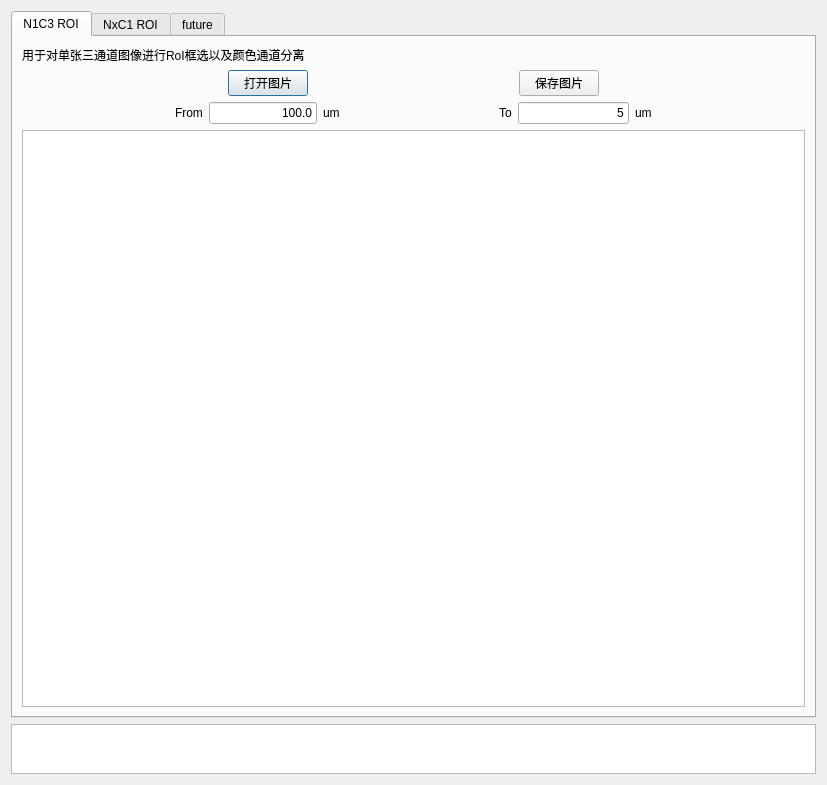
<?xml version="1.0" encoding="UTF-8"?>
<ui version="4.0">
 <class>Dialog</class>
 <widget class="QDialog" name="Dialog">
  <property name="geometry">
   <rect>
    <x>0</x>
    <y>0</y>
    <width>827</width>
    <height>785</height>
   </rect>
  </property>
  <property name="sizePolicy">
   <sizepolicy hsizetype="Fixed" vsizetype="Fixed">
    <horstretch>0</horstretch>
    <verstretch>0</verstretch>
   </sizepolicy>
  </property>
  <property name="windowTitle">
   <string>Wen Wenyu and Her Fathers 2.0</string>
  </property>
  <layout class="QVBoxLayout" name="verticalLayout">
   <item>
    <widget class="MyTabWidget" name="tabWidget">
     <property name="sizePolicy">
      <sizepolicy hsizetype="Expanding" vsizetype="Minimum">
       <horstretch>0</horstretch>
       <verstretch>0</verstretch>
      </sizepolicy>
     </property>
     <property name="currentIndex">
      <number>0</number>
     </property>
     <widget class="N1C3_RoI" name="tab_N1C3_RoI">
      <attribute name="title">
       <string>N1C3 ROI</string>
      </attribute>
      <layout class="QVBoxLayout" name="verticalLayout_3">
       <item>
        <widget class="QLabel" name="label">
         <property name="text">
          <string>用于对单张三通道图像进行RoI框选以及颜色通道分离</string>
         </property>
        </widget>
       </item>
       <item>
        <layout class="QHBoxLayout" name="horizontalLayout">
         <item>
          <spacer name="horizontalSpacer">
           <property name="orientation">
            <enum>Qt::Horizontal</enum>
           </property>
           <property name="sizeHint" stdset="0">
            <size>
             <width>40</width>
             <height>20</height>
            </size>
           </property>
          </spacer>
         </item>
         <item>
          <widget class="QPushButton" name="pushButton_8">
           <property name="text">
            <string>打开图片</string>
           </property>
          </widget>
         </item>
         <item>
          <spacer name="horizontalSpacer_2">
           <property name="orientation">
            <enum>Qt::Horizontal</enum>
           </property>
           <property name="sizeHint" stdset="0">
            <size>
             <width>40</width>
             <height>20</height>
            </size>
           </property>
          </spacer>
         </item>
         <item>
          <widget class="QPushButton" name="pushButton">
           <property name="text">
            <string>保存图片</string>
           </property>
          </widget>
         </item>
         <item>
          <spacer name="horizontalSpacer_5">
           <property name="orientation">
            <enum>Qt::Horizontal</enum>
           </property>
           <property name="sizeHint" stdset="0">
            <size>
             <width>40</width>
             <height>20</height>
            </size>
           </property>
          </spacer>
         </item>
        </layout>
       </item>
       <item>
        <layout class="QHBoxLayout" name="horizontalLayout_3">
         <item>
          <spacer name="horizontalSpacer_9">
           <property name="orientation">
            <enum>Qt::Horizontal</enum>
           </property>
           <property name="sizeHint" stdset="0">
            <size>
             <width>40</width>
             <height>20</height>
            </size>
           </property>
          </spacer>
         </item>
         <item>
          <layout class="QHBoxLayout" name="horizontalLayout_4">
           <item>
            <widget class="QLabel" name="label_3">
             <property name="text">
              <string>From</string>
             </property>
            </widget>
           </item>
           <item>
            <widget class="QLineEdit" name="lineEdit">
             <property name="text">
              <string>100.0</string>
             </property>
             <property name="alignment">
              <set>Qt::AlignRight|Qt::AlignTrailing|Qt::AlignVCenter</set>
             </property>
            </widget>
           </item>
           <item>
            <widget class="QLabel" name="label_5">
             <property name="text">
              <string>um</string>
             </property>
            </widget>
           </item>
          </layout>
         </item>
         <item>
          <spacer name="horizontalSpacer_7">
           <property name="orientation">
            <enum>Qt::Horizontal</enum>
           </property>
           <property name="sizeHint" stdset="0">
            <size>
             <width>40</width>
             <height>20</height>
            </size>
           </property>
          </spacer>
         </item>
         <item>
          <layout class="QHBoxLayout" name="horizontalLayout_5">
           <item>
            <widget class="QLabel" name="label_4">
             <property name="text">
              <string>To</string>
             </property>
            </widget>
           </item>
           <item>
            <widget class="QLineEdit" name="lineEdit_2">
             <property name="text">
              <string>5</string>
             </property>
             <property name="alignment">
              <set>Qt::AlignRight|Qt::AlignTrailing|Qt::AlignVCenter</set>
             </property>
            </widget>
           </item>
           <item>
            <widget class="QLabel" name="label_6">
             <property name="text">
              <string>um</string>
             </property>
            </widget>
           </item>
          </layout>
         </item>
         <item>
          <spacer name="horizontalSpacer_8">
           <property name="orientation">
            <enum>Qt::Horizontal</enum>
           </property>
           <property name="sizeHint" stdset="0">
            <size>
             <width>40</width>
             <height>20</height>
            </size>
           </property>
          </spacer>
         </item>
        </layout>
       </item>
       <item>
        <widget class="MyGraphicsView" name="graphicsView">
         <property name="verticalScrollBarPolicy">
          <enum>Qt::ScrollBarAlwaysOff</enum>
         </property>
         <property name="horizontalScrollBarPolicy">
          <enum>Qt::ScrollBarAlwaysOff</enum>
         </property>
        </widget>
       </item>
      </layout>
     </widget>
     <widget class="NxC1_RoI" name="tab_NxC1_RoI">
      <attribute name="title">
       <string>NxC1 ROI</string>
      </attribute>
      <layout class="QVBoxLayout" name="verticalLayout_2">
       <item>
        <widget class="QLabel" name="label_2">
         <property name="text">
          <string>用于对单通道图像序列进行RoI框选</string>
         </property>
        </widget>
       </item>
       <item>
        <layout class="QHBoxLayout" name="horizontalLayout_2">
         <item>
          <spacer name="horizontalSpacer_4">
           <property name="orientation">
            <enum>Qt::Horizontal</enum>
           </property>
           <property name="sizeHint" stdset="0">
            <size>
             <width>40</width>
             <height>20</height>
            </size>
           </property>
          </spacer>
         </item>
         <item>
          <widget class="QPushButton" name="pushButton_9">
           <property name="text">
            <string>打开图片</string>
           </property>
          </widget>
         </item>
         <item>
          <spacer name="horizontalSpacer_6">
           <property name="orientation">
            <enum>Qt::Horizontal</enum>
           </property>
           <property name="sizeHint" stdset="0">
            <size>
             <width>40</width>
             <height>20</height>
            </size>
           </property>
          </spacer>
         </item>
         <item>
          <widget class="QPushButton" name="pushButton_2">
           <property name="text">
            <string>保存图片</string>
           </property>
          </widget>
         </item>
         <item>
          <spacer name="horizontalSpacer_3">
           <property name="orientation">
            <enum>Qt::Horizontal</enum>
           </property>
           <property name="sizeHint" stdset="0">
            <size>
             <width>40</width>
             <height>20</height>
            </size>
           </property>
          </spacer>
         </item>
        </layout>
       </item>
       <item>
        <widget class="QSlider" name="horizontalSlider">
         <property name="orientation">
          <enum>Qt::Horizontal</enum>
         </property>
         <property name="tickPosition">
          <enum>QSlider::TicksAbove</enum>
         </property>
        </widget>
       </item>
       <item>
        <widget class="MyGraphicsView" name="graphicsView_2"/>
       </item>
      </layout>
     </widget>
     <widget class="MyWidget" name="tab">
      <attribute name="title">
       <string>future</string>
      </attribute>
     </widget>
    </widget>
   </item>
   <item>
    <widget class="QTextEdit" name="textEdit">
     <property name="sizePolicy">
      <sizepolicy hsizetype="Expanding" vsizetype="Fixed">
       <horstretch>0</horstretch>
       <verstretch>0</verstretch>
      </sizepolicy>
     </property>
     <property name="maximumSize">
      <size>
       <width>16777215</width>
       <height>50</height>
      </size>
     </property>
     <property name="readOnly">
      <bool>true</bool>
     </property>
    </widget>
   </item>
  </layout>
 </widget>
 <customwidgets>
  <customwidget>
   <class>MyWidget</class>
   <extends>QWidget</extends>
   <header>lib/mywidget.h</header>
   <container>1</container>
  </customwidget>
  <customwidget>
   <class>MyTabWidget</class>
   <extends>QTabWidget</extends>
   <header>lib/mytabwidget.h</header>
   <container>1</container>
   <slots>
    <slot>on_mouse()</slot>
   </slots>
  </customwidget>
  <customwidget>
   <class>MyGraphicsView</class>
   <extends>QGraphicsView</extends>
   <header>lib/mygraphicsview.h</header>
  </customwidget>
  <customwidget>
   <class>N1C3_RoI</class>
   <extends>QWidget</extends>
   <header>n1c3_roi.h</header>
   <container>1</container>
  </customwidget>
  <customwidget>
   <class>NxC1_RoI</class>
   <extends>QWidget</extends>
   <header>nxc1_roi.h</header>
   <container>1</container>
  </customwidget>
 </customwidgets>
 <resources/>
 <connections/>
</ui>
